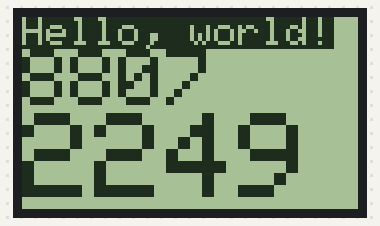
This sketch was run on a simulated Arduino Uno, built with avr-gcc and run on an emulated ATmega328P. Shown: 84×48 one-colour display. Random numbers use the default seed unless the sketch sets one; what the sketch prints to the serial monitor is not drawn.

Above: at 0.15 s.

The sketch:

Nokia_display_test.ino
```cpp
#include <Adafruit_GFX.h>
#include <Adafruit_PCD8544.h>

const int D3 = 3;
const int D4 = 4;
const int D5 = 5;
const int D6 = 6;
const int D7 = 7;

Adafruit_PCD8544 display = Adafruit_PCD8544(D7, D6, D5, D4, D3);

void setup() {
  display.begin();
  display.clearDisplay();
  Serial.begin(9600);

  Serial.println();
}

void loop() {
    display.setTextSize(1);
    display.setTextColor(WHITE, BLACK);
    display.println("Hello, world!");

    display.setTextColor(BLACK, WHITE);
    display.setTextSize(2);
    long rnd = random(1000,10000);
    display.println(rnd);
    Serial.println(rnd);

    rnd = random(1000,10000);
    display.setTextSize(3);
    display.print(rnd);
    Serial.println(rnd);

    display.display();
    delay(200);
    display.clearDisplay();
}
```
